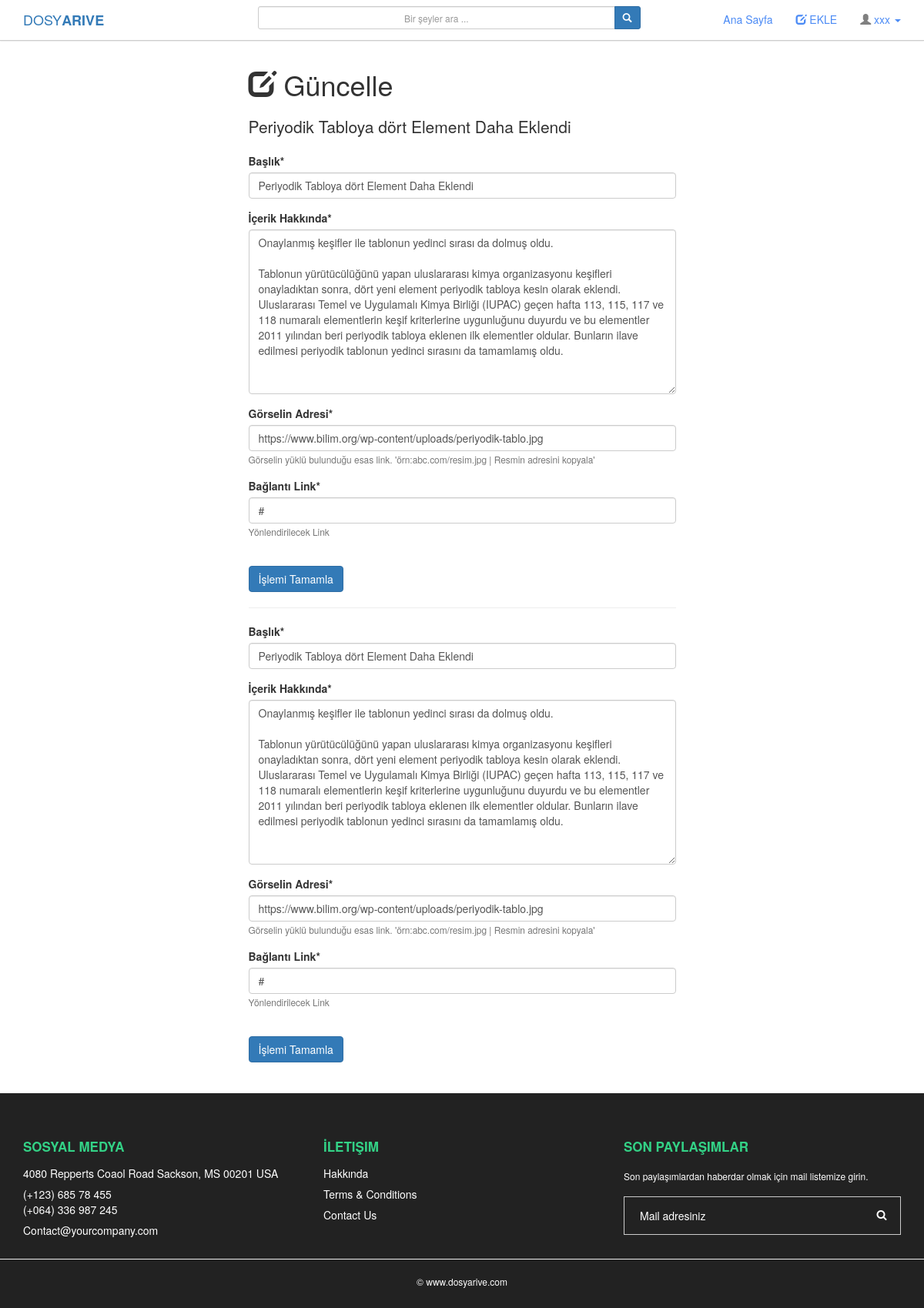
Screenshot of /post/update/2/ (signed in) with the database file from the repository.
### posts/models.py (models this page shows, shortened)
class Dosya(models.Model):
    doc_name = models.CharField(max_length=150,verbose_name="Başlık")
    doc_content= models.TextField(max_length=10000,verbose_name="İçerik Hakkında")
    doc_image_link=models.CharField(max_length=1000,verbose_name="Görselin Adresi",
                                    help_text="Görselin yüklü bulunduğu esas link. 'örn:abc.com/resim.jpg | Resmin adresini kopyala'")
    doc_link=models.CharField(max_length=1000,verbose_name="Bağlantı Link",help_text="Yönlendirilecek Link",default="#")
    publishing_date=models.DateTimeField(auto_now_add=True)
    tags = TaggableManager()
    class Meta:
        ordering = ["-id"]

### posts/views.py (the view)
# urls.py: url(r'^update/(?P<id>\d+)/$',post_update,name="update"),
@login_required(login_url="/post/index/")
def post_update(request,id):
    post=get_object_or_404(Dosya,id=id)
    forms=DosyaForm(request.POST or None,instance=post)
    if forms.is_valid():
        forms.save()
        return HttpResponseRedirect(post.get_detail_url())
    return render(request,"post_template/form_update.html",context={"forms":forms,"post":post})

### posts/forms.py
class DosyaForm(forms.ModelForm):
    class Meta:
        model= Dosya
        fields='__all__'

### templates/post_template/form_update.html
{% extends 'main.html' %}
{% block body %}
    <div class="container">
        <div class="row">
            <div class="col-md-6 col-md-offset-3">
                 <h1><span class="glyphicon glyphicon-edit"> </span> Güncelle </h1>
                <h3 class="lead">{{ post.doc_name }}</h3>
                   <form method="POST" action="" enctype="multipart/form-data">
                {% include 'form_base.html' %}
            </form>
                <hr>
                {% include 'form_base.html' %}
            </div>
        </div>
    </div>
{% endblock %}

### templates/main.html (shortened to what this page needs)
{% load static %}
<!DOCTYPE html>
<html lang="en">
<head>
    <link rel="stylesheet" href="{% static 'css/bootstrap.min.css' %}">
<link rel="stylesheet" href="https://maxcdn.bootstrapcdn.com/bootstrap/3.3.7/css/bootstrap.min.css">
<link rel="stylesheet" href="https://cdnjs.cloudflare.com/ajax/libs/font-awesome/5.11.2/css/all.css" />
    <link rel="stylesheet" href="{% static 'css/style_file.css' %}">
    <link rel="stylesheet" href="{% static 'css/doc_listing.css' %}">
    <link rel="stylesheet" href="{% static 'css/detail_style.css' %}">
    <link rel="stylesheet" href="{% static 'css/home_style.css' %}">
    <link rel="stylesheet" href="{% static 'css/carousel.css' %}">
    <link rel="stylesheet" href="{% static 'css/navbar.css' %}">
    <link rel="stylesheet" href="{% static 'css/footer.css' %}">
</head>
<body>
    {% include "header.html" %}
    {% block body %}
    {% endblock %}
<br>
<br>
{% include 'footer.html' %}
</body>
</html>

### templates/header.html (shortened to what this page needs)
    <nav class="navbar  navbar-expand-lg navbar-findcond navbar-fixed-top" role="banner">
    <div class="container">
		<div class="navbar-header">
			<a class="navbar-brand" href="/">DOSY<b>ARIVE</b></a>
		</div>
		<div class="collapse navbar-collapse" id="navbar">
			<ul class="nav navbar-nav navbar-right">
				<li class="active"><a href="/">Ana Sayfa <span class="sr-only">(current)</span></a></li>
				{% if request.user.is_authenticated %}
				<li class="active"><a href="{% url 'post:create'%}"><span class="glyphicon glyphicon-edit"></span> EKLE  <span class="sr-only">(current)</span></a></li>
				{% endif %}
				<li class="dropdown">
					<a href="#" class="dropdown-toggle" data-toggle="dropdown" role="button" aria-expanded="false">
						{% if request.user.is_authenticated %}
							<span class="glyphicon glyphicon-user" style="color:grey"></span> {{ request.user.get_username }} <span class="caret"></span></a>
						{% else %}
						<span class="glyphicon glyphicon-user" style="color:grey"></span> Visitor <span class="caret"></span></a>
					{% endif %}
				</li>
			</ul>
				<form class="navbar-form  search-form" role="search">
                <div class="input-group  col-md-6 col-md-offset-2">
                    <input type="text" class="form-control input-sm" name="q"
					   placeholder="Bir şeyler ara ..." value="{{ request.GET.q }}" style="text-align:center;"/>
                    <span class="input-group-btn">
                        <button class="btn btn-primary btn-sm" type="button">
                            <i class="glyphicon glyphicon-search"></i>
                        </button>
                    </span>
            </div>
			</form>
		</div>
	</div>
</nav>

### templates/form_base.html (shortened to what this page needs)
{% load crispy_forms_tags %}
{{ forms|crispy }}<br>
<input class="btn btn-primary" type="submit" value="İşlemi Tamamla">

### templates/footer.html
    <footer class="footer_area">
			<div class="container">
				<div class="row">
					<div class="col-md-4 col-sm-6">
						<div class="single_ftr">
							<h4 class="sf_title">Sosyal Medya</h4>
							<ul>
								<li>4080 Repperts Coaol Road Sackson, MS 00201 USA</li>
								<li>(+123) 685 78 455 <br> (+064) 336 987 245</li>
								<li>Contact@yourcompany.com</li>
							</ul>
						</div>
					</div>
					<div class="col-md-4 col-sm-6">
						<div class="single_ftr">
							<h4 class="sf_title">İletişim</h4>
							<ul>
								<li><a href="#">Hakkında</a></li>
								<li><a href="#">Terms & Conditions</a></li>
								<li><a href="#">Contact Us</a></li>
							</ul>
						</div>
					</div>
					<div class="col-md-4 col-sm-6">
						<div class="single_ftr">
							<h4 class="sf_title">Son Paylaşımlar</h4>
							<div class="newsletter_form">
								<p>Son paylaşımlardan haberdar olmak için mail listemize girin. </p>
								<form method="post" class="form-inline">
									<input name="EMAIL" id="email" placeholder="Mail adresiniz" class="form-control" type="email">
									<button type="submit" class="btn btn-default"><i class="fa fa-search"></i></button>
								</form>
							</div>
						</div>
					</div>
				</div>
			</div>
<hr>
    <center>
        <p class="copyright_text text-center">© www.dosyarive.com </p>
    </center>
		</footer>

### static/css/style_file.css (style rules this page uses)
body { padding-top:70px; }

### static/css/doc_listing.css (style rules this page uses)
h4 { font-weight: 600; }
p { font-size: 12px; margin-top: 5px; }

### static/css/navbar.css (style rules this page uses)
nav.navbar-findcond { background: #fff; border-color: #ccc; box-shadow: 0 0 2px 0 #ccc; }
nav.navbar-findcond a { color: 4c8bf5; }
nav.navbar-findcond ul.navbar-nav a { color: #4c8bf5; border-style: solid; border-width: 0 0 2px 0; border-color: #fff; }

### static/css/footer.css (style rules this page uses)
ul { list-style: none; padding-left: 0px; margin-bottom: 0; }
.footer_area { padding:60px 0 20px; position: relative; color: #fff; z-index: 100; background: #222; word-break: break-all; word-wrap: break-word; }
.single_ftr form { margin-top: 8px; }
.single_ftr p { margin-bottom: 10px; }
.sf_title { color: #33d286; text-transform: uppercase; font-size: 17px; margin-top: 0px; margin-bottom: 15px; }
.newsletter_form form { position: relative; display: block; }
.newsletter_form { margin-top: 0px; overflow: hidden; }
.single_ftr p { display: inline-block; }
.newsletter_form .form-control { height: 50px; line-height: 50px; margin: 0; padding: 8px 20px; width: 100%; position: relative; background: transparent; color: #fff; border-radius: 0; }
.newsletter_form button { border: inherit; border-radius: 0; background: transparent; color: #fff; text-transform: uppercase; box-shadow: none; border: 1px solid transparent; transition: 0.5s; letter-spacing: 0.5px; position: absolute; right: 0px; top: 0; padding: 12px 17px; transition: .5s; }
.single_ftr li { padding-bottom: 7px; color: #fff; }
.single_ftr a { color: #fff; }
.copyright_text { margin: 6px 0; }

### rows the page displays
Dosya: doc_name "Periyodik Tabloya dört Element Daha Eklendi", doc_name "Periyodik Tabloya dört Element Daha Eklendi Periyodik Tabloya dört Element Daha Eklendi", doc_content "Onaylanmış keşifler ile tablonun yedinci sırası da dolmuş oldu. Tablonun yürütücülüğünü yapan uluslararası kimya organizasyonu keşifleri onayladıktan sonra, dört yeni element periyodik tabloya kesin olarak eklendi. Uluslararası Temel ve Uygulamalı Kimya Birliği (IUPAC) geçen hafta 113, 115, 117 ve 118 numaralı elementlerin keşif kriterlerine uygunluğunu duyurdu ve bu elementler 2011 yılından beri periyodik tabloya eklenen ilk elementler oldular. Bunların ilave edilmesi periyodik tablonun yedinci sırasını da tamamlamış oldu. Onaylanmış keşifler ile tablonun yedinci sırası da dolmuş oldu. Tablonun yürütücülüğünü yapan uluslararası kimya organizasyonu keşifleri onayladıktan sonra, dört yeni…", doc_image_link "https://www.bilim.org/wp-content/uploads/periyodik-tablo.jpg https://www.bilim.org/wp-content/uploads/periyodik-tablo.jpg", doc_link "# #"

### other values shown
{{ request.user.get_username }} "xxx"
